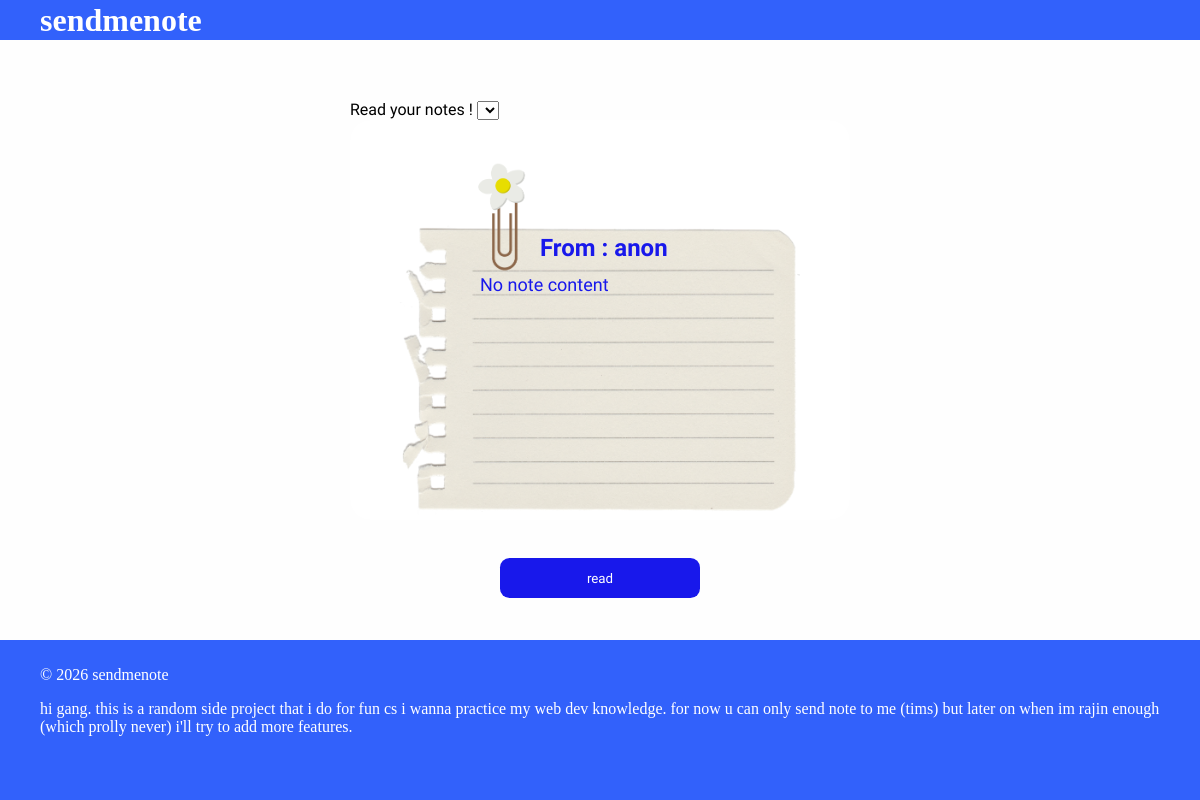
Before: /readnoteonlytims with the older database file.
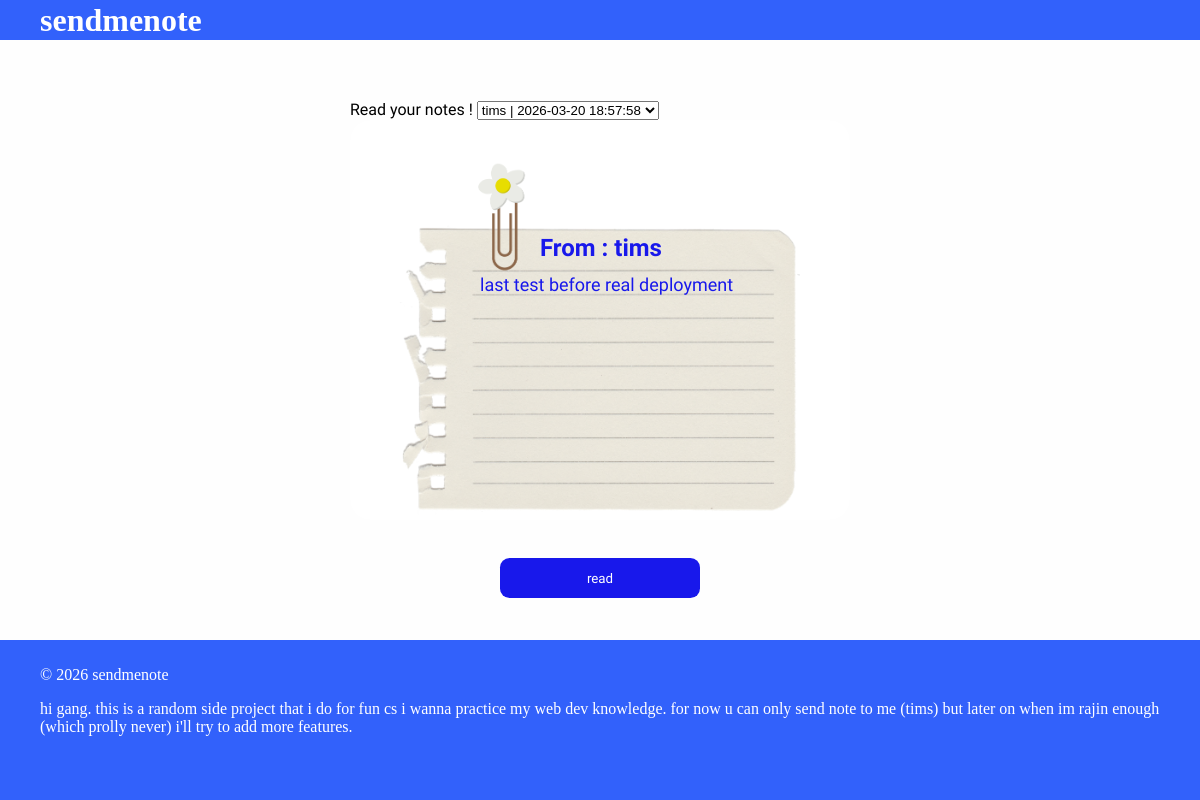
After: the same page with the newer database file.
### tables this page shows
CREATE TABLE NoteDatabase (
    noteID INTEGER PRIMARY KEY AUTOINCREMENT,
    username TEXT NOT NULL,
    notes TEXT NOT NULL,
    date TEXT NOT NULL
);

### app.py (the view)
@app.route('/readnoteonlytims', methods=['GET'])
def readnote():
    conn = get_db()
    c = conn.cursor()
    c.execute("SELECT noteID, username, notes, date FROM NoteDatabase ORDER BY noteID DESC")
    rows = c.fetchall()
    selected_id = request.args.get('noteID', type=int)
    selected_note = None
    if selected_id is not None:
        selected_note = next((r for r in rows if r['noteID'] == selected_id), None)
    if not selected_note and rows:
        selected_note = rows[0]
    if selected_note is not None:
        session['selected_noteID'] = selected_note['noteID']
    conn.close()
    return render_template('readnote.html', notes=rows, selected_note=selected_note)

### app.py (called while the page is built)
def get_db():
    conn = sqlite3.connect("database.db", timeout=10, check_same_thread=False)
    conn.row_factory = sqlite3.Row
    return conn

### templates/readnote.html (shortened to what this page needs)
<!DOCTYPE html>
<html lang="en">
<head>
</head>
<body>
  <header>
    <div class="navbar">
        <h1>sendmenote</h1>
    </div>
  </header>
  <main>
    <section>
      <div>
        <form method="GET" action="{{ url_for('readnote') }}">
          <label for="notes">Read your notes !</label>
          <select name="noteID" id="notes">
            {% if notes %}
              {% for note in notes %}
                <option value="{{ note['noteID'] }}" {% if selected_note and selected_note['noteID'] == note['noteID'] %}selected{% endif %}>
                  {{ note['username'] }} | {{ note['date'] }}
                </option>
              {% endfor %}
            {% endif %}
          </select>
          <div class="image-area">
            <p class="text1">From : {{ selected_note['username'] if selected_note else 'anon' }}</p>
            <p class="text2">{{ selected_note['notes'] if selected_note else 'No note content' }}</p>
          </div>
          <br><br>
          <button type="submit">read</button>
        </form>
      </div>
    </section>
  </main>
  <footer>
    <p>© 2026 sendmenote</p>
    <p>hi gang. this is a random side project that i do for fun cs i wanna practice my web dev knowledge.
        for now u can only send note to me (tims) but later on when im rajin enough
        (which prolly never) i'll try to add more features.</p>
  </footer>
</body>
</html>

Changed rows visible on the page:
added NoteDatabase: username "tims", notes "last test before real deployment"
Other visible differences:
form field noteID: (not shown) → "tims | 2026-03-20 18:57:58"
{{ selected_note['username'] if selected_note else 'anon' }}: "anon" → (not shown)
{{ selected_note['notes'] if selected_note else 'No note content' }}: "No note content" → (not shown)
